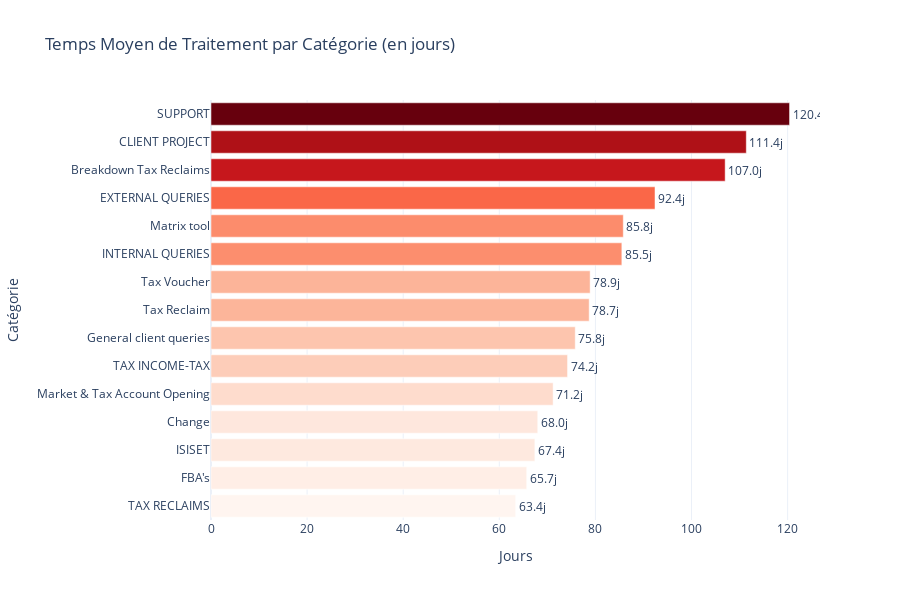

Write notebook code for a chart like this one.
### Code cell
# Visualisation : Temps moyen par catégorie
fig = go.Figure()

# Trier par temps de traitement
df_sorted = treatment_time_by_category.head(15).sort_values('avg_days')

fig.add_trace(go.Bar(
    y=df_sorted['category_name'],
    x=df_sorted['avg_days'],
    orientation='h',
    text=df_sorted['avg_days'].apply(lambda x: f"{x:.1f}j"),
    textposition='outside',
    marker_color=df_sorted['avg_days'],
    marker_colorscale='Reds',
    hovertemplate='<b>%{y}</b><br>Temps moyen: %{x:.1f} jours<extra></extra>'
))

fig.update_layout(
    title='Temps Moyen de Traitement par Catégorie (en jours)',
    xaxis_title='Jours',
    yaxis_title='Catégorie',
    height=600,
    showlegend=False
)

fig.show()

### Figure 1 — Plotly figure (JSON) as saved in the notebook; plotly's stock layout.template omitted (floating-point values rounded to 4 significant figures)
{"data": [{"hovertemplate": "<b>%{y}</b><br>Temps moyen: %{x:.1f} jours<extra></extra>", "marker": {"color": [63.4, 65.7, 67.4, 68.0, 71.2, 74.2, 75.8, 78.7, 78.9, 85.5, 85.8, 92.4, 107.0, 111.4, 120.4], "colorscale": [[0, "rgb(255,245,240)"], [0.125, "rgb(254,224,210)"], [0.25, "rgb(252,187,161)"], [0.375, "rgb(252,146,114)"], [0.5, "rgb(251,106,74)"], [0.625, "rgb(239,59,44)"], [0.75, "rgb(203,24,29)"], [0.875, "rgb(165,15,21)"], [1, "rgb(103,0,13)"]]}, "orientation": "h", "text": ["63.4j", "65.7j", "67.4j", "68.0j", "71.2j", "74.2j", "75.8j", "78.7j", "78.9j", "85.5j", "85.8j", "92.4j", "107.0j", "111.4j", "120.4j"], "textposition": "outside", "type": "bar", "x": [63.4, 65.7, 67.4, 68.0, 71.2, 74.2, 75.8, 78.7, 78.9, 85.5, 85.8, 92.4, 107.0, 111.4, 120.4], "y": ["TAX RECLAIMS", "FBA's", "ISISET", "Change", "Market & Tax Account Opening", "TAX INCOME-TAX", "General client queries", "Tax Reclaim", "Tax Voucher", "INTERNAL QUERIES", "Matrix tool", "EXTERNAL QUERIES", "Breakdown Tax Reclaims", "CLIENT PROJECT", "SUPPORT"]}], "layout": {"height": 600, "showlegend": false, "title": {"text": "Temps Moyen de Traitement par Catégorie (en jours)"}, "xaxis": {"title": {"text": "Jours"}}, "yaxis": {"title": {"text": "Catégorie"}}}}
